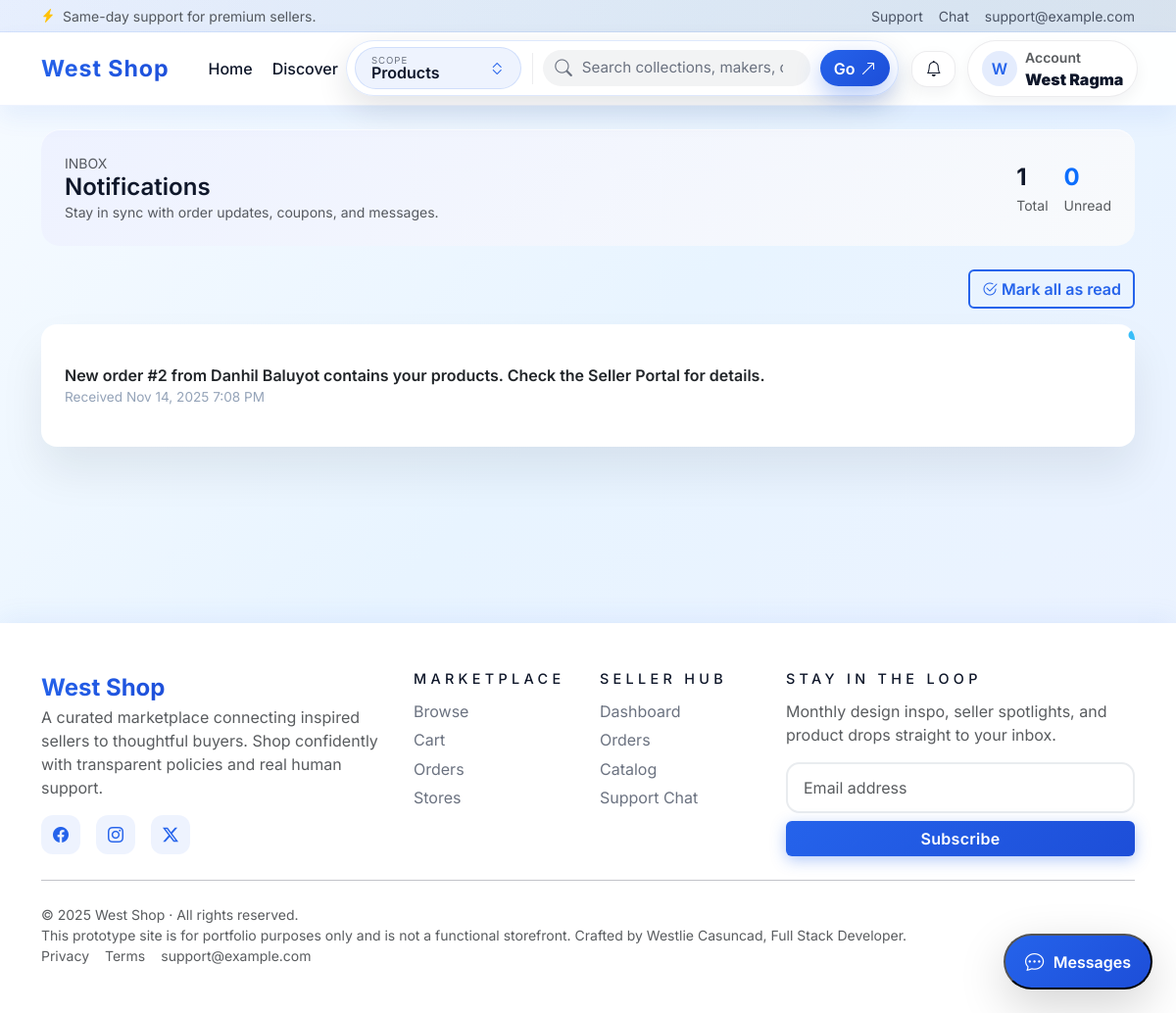
/notifications.php (signed in), run on the app's committed database.
### tables this page shows
CREATE TABLE `notifications` (
  `notification_id` int(11) NOT NULL,
  `user_id` int(11) NOT NULL,
  `message` text NOT NULL,
  `is_read` tinyint(1) DEFAULT 0,
  `created_at` timestamp NOT NULL DEFAULT current_timestamp()
);

### includes/config.php (called while the page is built, shortened)
<?php
function base_url(string $path = ''): string {
    $base = rtrim(BASE_PATH, '/');
    $path = ltrim($path, '/');
    return $base . '/' . $path;
}
?>

### includes/functions.php (called while the page is built, shortened)
<?php
require_once __DIR__ . '/config.php';
function e(string $s): string { return htmlspecialchars($s, ENT_QUOTES, 'UTF-8'); }

### notifications.php (the view, shortened to what this page needs)
<?php
require_once __DIR__ . '/includes/config.php';
require_once __DIR__ . '/includes/functions.php';
$u = current_user();
$stmt = $pdo->prepare('SELECT * FROM notifications WHERE user_id=? ORDER BY created_at DESC');
$stmt->execute([$u['user_id']]);
$list = $stmt->fetchAll();
$totalNotif = count($list);
$unreadNotif = array_reduce($list, fn($carry,$row)=>$carry + ((int)$row['is_read'] === 0 ? 1 : 0), 0);
include __DIR__ . '/templates/header.php';
?>
<div class="notif-hero d-flex flex-wrap justify-content-between align-items-center gap-3" id="notif-hero" data-endpoint="<?php echo e(base_url('public/notifications_poll.php')); ?>">
  <div>
    <div class="text-uppercase small text-muted">Inbox</div>
    <h4>Notifications</h4>
    <div class="text-muted small">Stay in sync with order updates, coupons, and messages.</div>
  </div>
  <div class="d-flex align-items-center gap-3">
    <div>
      <div class="fw-bold fs-4" data-notif-total><?php echo number_format($totalNotif); ?></div>
      <div class="text-muted small">Total</div>
    </div>
    <div>
      <div class="fw-bold fs-4 text-primary" data-notif-unread><?php echo number_format($unreadNotif); ?></div>
      <div class="text-muted small">Unread</div>
    </div>
  </div>
</div>
<div class="d-flex justify-content-end notif-actions mb-3">
  <form method="post">
    <button class="btn btn-outline-primary"><i class="bi bi-check2-circle me-1"></i>Mark all as read</button>
  </form>
</div>
<div class="card notif-card p-4" id="notif-list">
  <?php if($list): ?>
    <?php foreach($list as $n): ?>
      <div class="notif-item <?php echo !$n['is_read'] ? 'unread' : ''; ?>">
        <span class="notif-dot"></span>
        <div class="flex-grow-1">
          <div class="fw-semibold"><?php echo e($n['message']); ?></div>
          <div class="notif-meta">Received <?php echo e(date('M d, Y g:i A', strtotime($n['created_at']))); ?><?php echo !$n['is_read'] ? ' • Unread' : ''; ?></div>
        </div>
      </div>
    <?php endforeach; ?>
  <?php endif; ?>
</div>
<?php include __DIR__ . '/templates/footer.php'; ?>

### assets/css/theme.css (style rules this page uses)
:root { --primary: #2563eb; --primary-dark: #1d4ed8; --primary-light: #9db5ff; --accent: #facc15; --accent-dark: #f59e0b; --mint: #34d399; --mint-dark: #047857; --rose: #fb7185; --rose-dark: #9f1239; --bg-soft: #f4f7ff; --bg-muted: #e6edff; --text: #0f172a; --text-light: #6b7280; --card-radius: 1.25rem; --shadow-sm: 0 4px 18px rgba(15, 23, 42, 0.07); --shadow-md: 0 12px 32px rgba(37, 99, 235, 0.18); --shadow-lg: 0 18px 50px rgba(37, 99, 235, 0.25); }
*, *::before, *::after { box-sizing: border-box; transition: all 0.2s ease; }
body { font-family: 'Inter', 'Poppins', system-ui, -apple-system, BlinkMacSystemFont, 'Segoe UI', sans-serif; background: linear-gradient(135deg, #f7fbff 0%, #e8f4ff 45%, #ecf2ff 100%); min-height: 100vh; color: var(--text); overflow-x: hidden; }
.bg-soft { background-color: var(--bg-soft) !important; }
.btn-outline-primary { color: var(--primary); border-color: var(--primary); border-width: 2px; font-weight: 600; }
.card { border: 0; border-radius: var(--card-radius); box-shadow: var(--shadow-sm); overflow: hidden; background: #fff; }
.notif-dot { position: absolute; top: 0; right: 0; transform: translate(40%, -20%); background: var(--rose); color: #fff; border-radius: 999px; font-size: 0.65rem; padding: 0 0.35rem; }
h5, h4, h3, h2, h1 { color: var(--text); font-weight: 600; }

### notifications.php (style rules this page uses)
.notif-hero { background: linear-gradient(135deg, #eef2ff 0%, #f8fafc 100%); border-radius: 1.2rem; padding: 1.5rem; margin-bottom: 1.5rem; box-shadow: inset 0 1px 0 rgba(255,255,255,.8); }
.notif-hero h4 { margin: 0; }
.notif-card { border: none; border-radius: 1rem; box-shadow: 0 25px 45px rgba(15,23,42,.08); }
.notif-item { padding: 1rem 0; display: flex; gap: 1rem; }
.notif-dot { width: 10px; height: 10px; border-radius: 50%; margin-top: .5rem; background: #38bdf8; }
.notif-meta { font-size: .85rem; color: #94a3b8; }
.notif-actions .btn { min-width: 160px; }

### data on the page
notifications: is_read "0", message "New order #2 from Danhil Baluyot contains your products. Check the Seller Portal for details.", created_at "Nov 14, 2025 7:08 PM"

### other printed values
APP_NAME "West Shop"
$item['label'] "Home"
$item['label'] "Discover"
substr($u['name'],0,1) "W"
$u['name'] "West Ragma"
$totalNotif "1"
